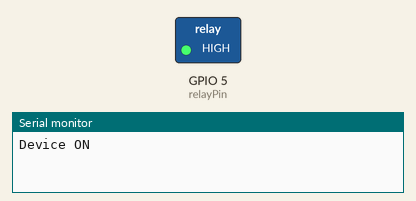
Recording of a sketch running on a simulated ESP32. Parts: switched loads named in the sketch (green lamp = pin HIGH), the last lines printed to the serial monitor.

Above: at 2.5 s.
At 7.5 s:
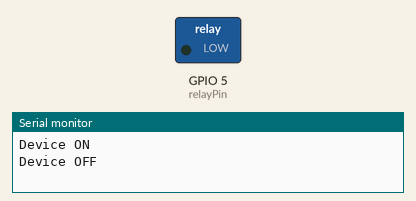
Timing chart, 0 to 13.0 s (numbered marks = the images above):
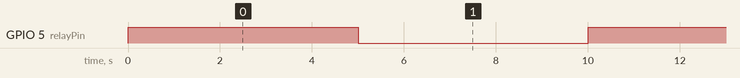

Measured:
- by itself, GPIO 5 (relayPin): alternates HIGH for 5.0 s and LOW for 5.0 s

The sketch:

esp32_control.ino
```cpp
int relayPin = 5;  // GPIO pin connected to relay

void setup() {
  pinMode(relayPin, OUTPUT);
  Serial.begin(115200);
}

void loop() {
  Serial.println("Device ON");
  digitalWrite(relayPin, HIGH);  // Turn ON
  delay(5000);

  Serial.println("Device OFF");
  digitalWrite(relayPin, LOW);   // Turn OFF
  delay(5000);
}
```
